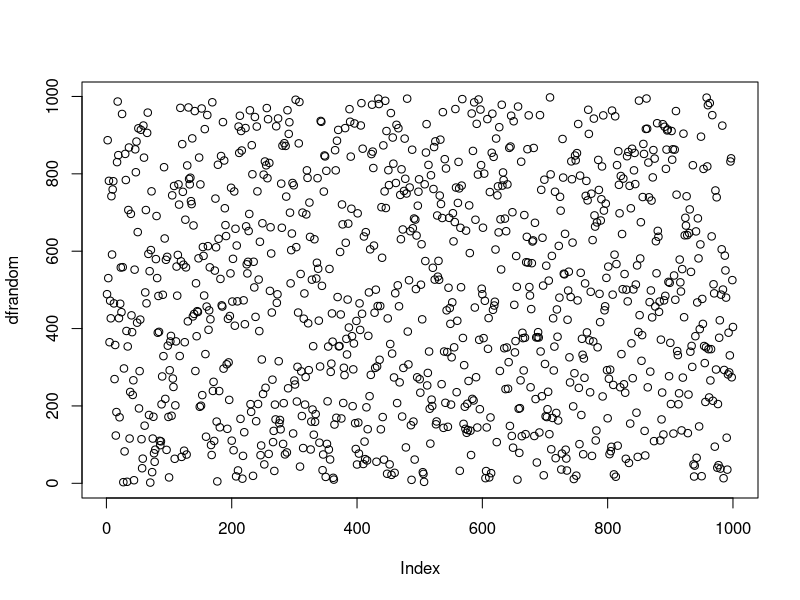
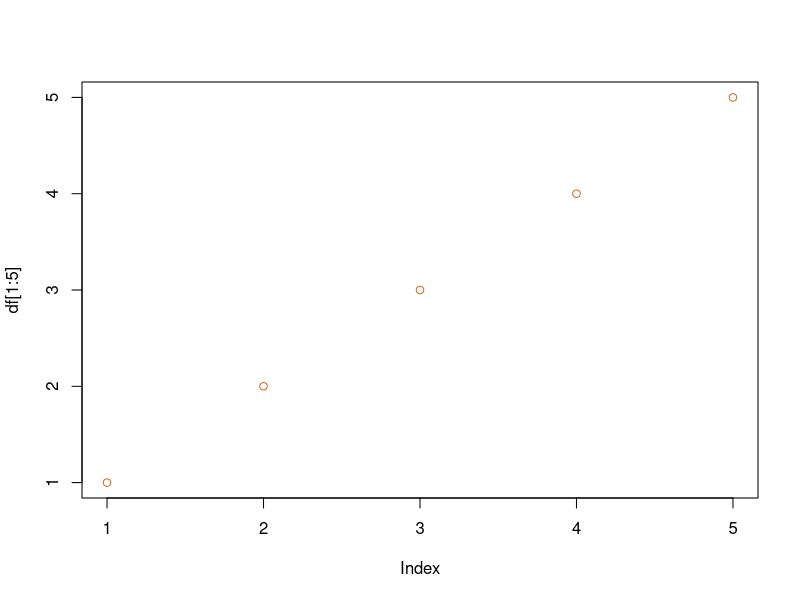

Reproduce these figures in R, in order. (Note: this script raises an error after producing the figures.)
# Let's practice! 

## NWH - Sometime console would freeze as I suck and would need to reset
## session > Restart R

## NWH - Creating seperate objects throughout the exercise in order to track changes
# Generate a sequence of numbers from 1 to 1000 and save to a variable called df. Hint: Use seq().

?seq
df = seq(from = 1, to = 1000)
1:1000

# NWH - random number generator 

dfrandom = runif(1000, min = 1, max = 1000)
plot(dfrandom)

# NWH - Exploring data frame

summary(df)
str(df)
head(df)
tail(df)
View(df)

# Plot df in a line chart. Use plot().

?plot
plot(df[1:5],
     # type = "l",
     lty = "dashed",
     col = "chocolate")

# Compute and print the log of the 6th highest value. Hint: you could use order() to order a variable.

?sort
sort(df, decreasing = TRUE)
value = sort(df,TRUE)[6]
print(value)
log(value)

?nth
?order
order(df)
df[995]
log(df[995])

# NWH - What is the difference between sort and order

# Subtract 1 from all odd numbers. Hint: Use modulus %% to find uneven numbers. 

oddminus1 = df[df %% 2 == 1] - 1
print(oddminus1)

df[df %% 2 == 1] = df[df %% 2 == 1] - 1

# NWH - Even Numbers

evenminus1 = df[df %% 2 == 0]-1
print(evenminus1)

# Add dates (starting point doesn't matter as long as it's a sequence) of the same length as your variable and add them together to make a data frame. 
# Hint: use seq again. "from" doesnt matter, use "length.out".

dates = as.Date("2010-01-01") + 1:1000
dates

df1 = data.frame("date" = dates, "y" = df)
head(df1)

colnames(df1) <- c("dates_new", "y_new")

## NWH - did not use sequence

# Take the sqrt of the values in your data frame (overwrite the original values). 

?transform
df2 = transform(df1, df=sqrt(df))
head(df2)

## NWH - ^^ creating seperate object on purpose

# Remove all values above 15 from the data frame.

df3 = df2[df2$df <= 15,]
df3

# Only keep each third row (1-4-7-10-13-etc) in your data frame. Hint: use seq().

df4 = df3[seq(1, nrow(df3),3),]
View(df4)
head(df4)

## NWH -- reset index

row.names(df4) <- NULL
head(df4)

# Remove the top 5 values in your data frame. Hint: Use order(y).

order(df4$df)
df4
nrow(df4)
df5 = df4[ -c(75:71),]
df5
nrow(df5)

# NWH ^^ This does not seem like the most efficient way to do this...

# Randomly shuffle the observations over the dates. Hint: use sample() and get just as many sampled values as the numbers of rows in your data set.

df6 = df5[sample(nrow(df5)),]
head(df5)
head(df6)

## NWH ^^ Not sure if I am doing this right...?

# Plot again. 

plot(df6,
     type = "l",
     lty = "solid",
     col = "chocolate")

plot(df6)

# Add a column "category" to df that equals "one" if the value column is within the top 30% quantile, and "two" otherwise. Hint: use ifelse().

quant = quantile(df6$df, probs = 0.7)
quant
category = ifelse (df6$df >= quant, 1, 2)
category

df6$category = category


## NWH - Checking if I did it right... should have 21 values in top 30% quantile

sum(category[which(category==1)])

df7 = data.frame(df6$dates, df6$df, category)
df7
head(df7)

## NWH - getting some weird column names.... so I will rename them

names(df7)[1] = "Date"
names(df7)[2] = "Value"
names(df7)[3] = "Category"

head(df7)

colnames(df7) <- c("1","2","3")
data.table::setnames(old = "1", new = "6")


# Check if the sum of the values in category "one" are larger than in category "two". Try using aggregate().

?aggregate
aggregate(Value ~ Category, df7, FUN=sum) 

## Who will do the next module?

sample (c("Maarten","Dave","Martin","Eric"), size = 1)

## Maarten is assigned module 1        
